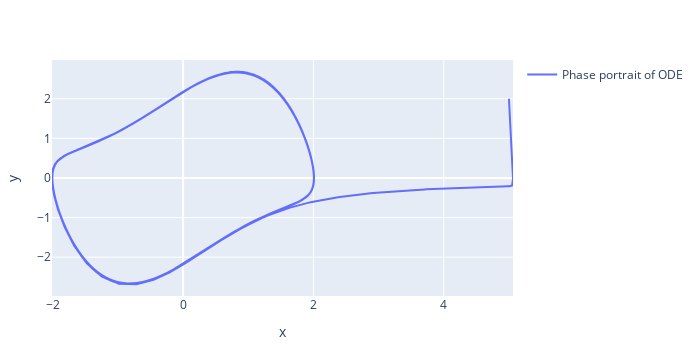

The cell this chart's notebook holds for it:
### Code cell
t = 0:.1:100
x0 = [5 2]

plot_phase_portrait(van_der_pol, x0, t, ["x" "y"])

### Figure 1 — Plotly figure (JSON) as saved in the notebook; plotly's stock layout.template omitted (floating-point values rounded to 4 significant figures; data arrays with more than 128 entries replaced by an {"elided": "..."} marker saying what was removed)
{"data": [{"mode": "lines", "name": "Phase portrait of ODE", "showlegend": true, "type": "scatter", "x": {"elided": "1001 float values"}, "y": {"elided": "1001 float values"}}], "layout": {"height": 350, "margin": {"b": 50, "l": 50, "r": 50, "t": 60}, "width": 700, "xaxis": {"title": {"text": "x"}}, "yaxis": {"title": {"text": "y"}}}}
